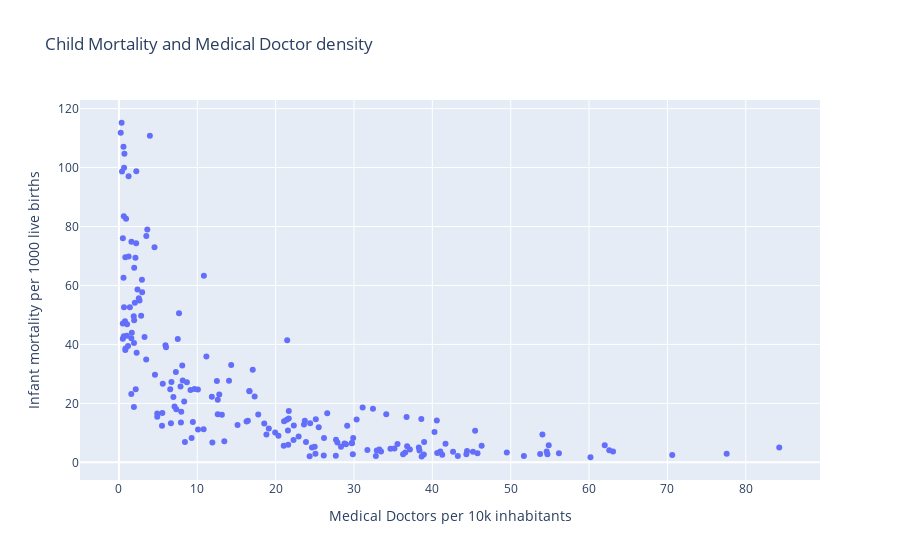

This figure's notebook cell:
### Code cell
## scatter plot MD and infant mortality

fig = px.scatter(WHO_data, x="Medical Doctors per 10k inhabitants", y="Infant mortality per 1000 live births",
                hover_data=['Location'], title = "Child Mortality and Medical Doctor density")

fig.update_layout(height = 700)
fig.show()

### Figure 1 — Plotly figure (JSON) as saved in the notebook; plotly's stock layout.template omitted (floating-point values rounded to 4 significant figures; data arrays with more than 128 entries replaced by an {"elided": "..."} marker saying what was removed)
{"data": [{"customdata": {"elided": "195x1 str values"}, "hovertemplate": "Medical Doctors per 10k inhabitants=%{x}<br>Infant mortality per 1000 live births=%{y}<br>Location=%{customdata[0]}<extra></extra>", "legendgroup": "", "marker": {"color": "#636efa", "symbol": "circle"}, "mode": "markers", "name": "", "orientation": "v", "showlegend": false, "type": "scatter", "x": {"elided": "195 float values"}, "xaxis": "x", "y": {"elided": "195 float values"}, "yaxis": "y"}], "layout": {"autosize": true, "legend": {"tracegroupgap": 0}, "title": {"text": "Child Mortality and Medical Doctor density"}, "xaxis": {"anchor": "y", "autorange": true, "domain": [0, 1], "range": [-4.923, 89.43], "title": {"text": "Medical Doctors per 10k inhabitants"}, "type": "linear"}, "yaxis": {"anchor": "x", "autorange": true, "domain": [0, 1], "range": [-5.611, 122.5], "title": {"text": "Infant mortality per 1000 live births"}, "type": "linear"}}}
